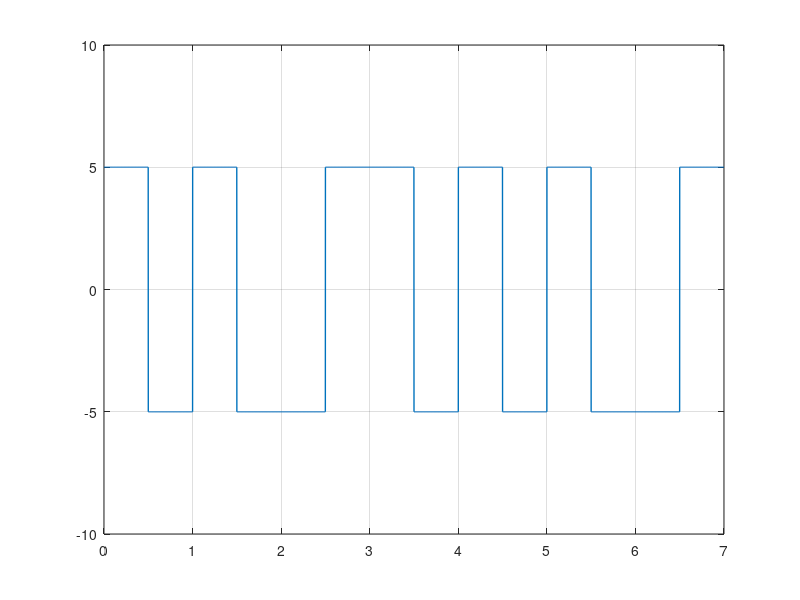

Here is the MATLAB script that generated this plot:
clc; #... Clear command line
clear all; #... Clear variables
close all; #... Clear figures

bits = [1 0 1 1 0 0 1];

#... Modulation

bitrate = 1; #... Number of bits per second
voltage = 5;

samplingRate = 1000;
samplingTime = 1/samplingRate;

endTime = length(bits)/bitrate;
time = 0:samplingTime:endTime;

index = 1;
sign = 1;
if bits(1) == 0
    sign = -1;
endif

for i = 1:length(time)
    if time(i)*bitrate < index-1/2
        modulation(i) = sign*voltage;
    else
        modulation(i) = -sign*voltage;
    endif
    if time(i)*bitrate >= index
        index = index+1;
        if index <= length(bits) && bits(index) == 1
            sign = -1*sign;
        endif
    endif
endfor

plot(time, modulation, "LineWidth", 1);
axis([0 endTime -voltage-5 voltage+5]);
grid on;

#... Demodulation

index = 1;
last = voltage;

for i = 1:length(modulation)
    if modulation(i) == last && time(i)*bitrate < index-1/2
        demodultaion(index) = 1;
    endif
    if modulation(i) != last && time(i)*bitrate < index-1/2
        demodultaion(index) = 0;
    endif
    if time(i)*bitrate >= index
        last = modulation(i);
        index = index+1;
    endif
endfor

disp(demodultaion);
